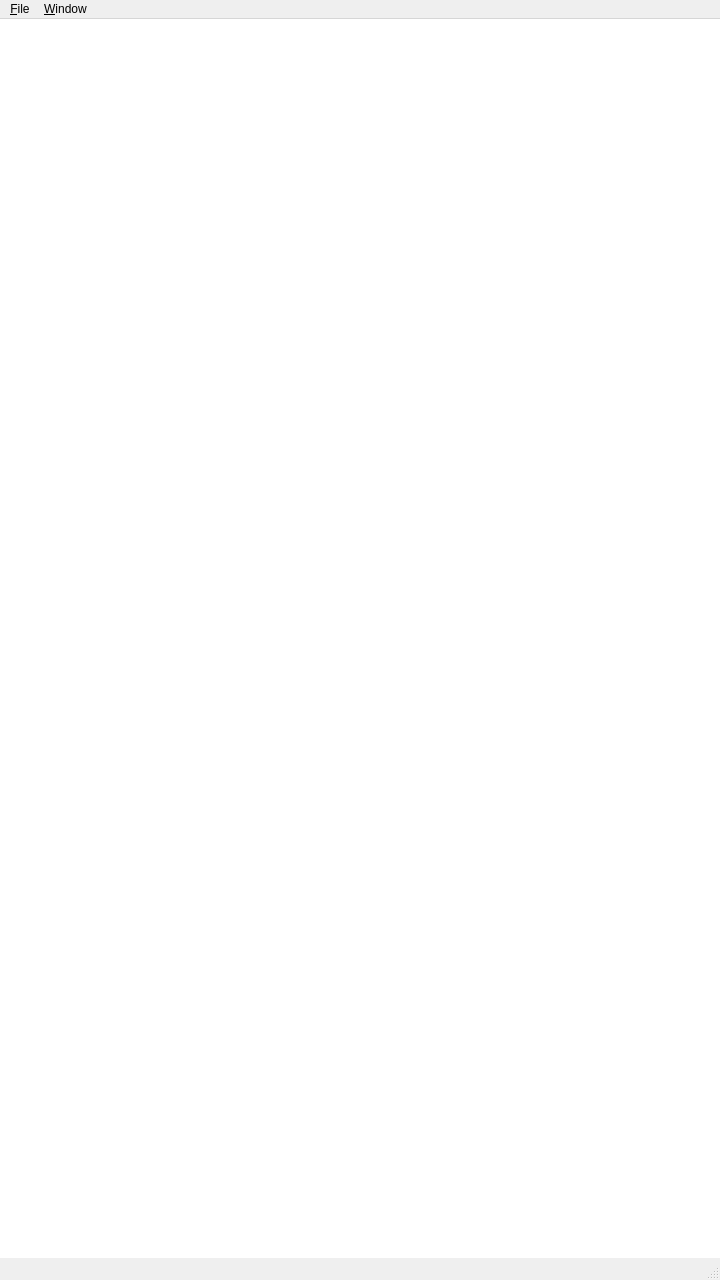
<?xml version="1.0" encoding="UTF-8"?>
<ui version="4.0">
 <class>MainWindow</class>
 <widget class="QMainWindow" name="MainWindow">
  <property name="geometry">
   <rect>
    <x>0</x>
    <y>0</y>
    <width>720</width>
    <height>1280</height>
   </rect>
  </property>
  <property name="sizePolicy">
   <sizepolicy hsizetype="Preferred" vsizetype="Preferred">
    <horstretch>0</horstretch>
    <verstretch>0</verstretch>
   </sizepolicy>
  </property>
  <property name="windowTitle">
   <string>OpenIVI Mobility HTML5</string>
  </property>
  <widget class="QWidget" name="centralWidget">
   <layout class="QHBoxLayout" name="horizontalLayout">
    <property name="spacing">
     <number>0</number>
    </property>
    <property name="leftMargin">
     <number>0</number>
    </property>
    <property name="topMargin">
     <number>0</number>
    </property>
    <property name="rightMargin">
     <number>0</number>
    </property>
    <property name="bottomMargin">
     <number>0</number>
    </property>
    <item>
     <widget class="WebGraphicView" name="graphicsView">
      <property name="minimumSize">
       <size>
        <width>300</width>
        <height>300</height>
       </size>
      </property>
      <property name="frameShape">
       <enum>QFrame::NoFrame</enum>
      </property>
      <property name="verticalScrollBarPolicy">
       <enum>Qt::ScrollBarAlwaysOff</enum>
      </property>
      <property name="horizontalScrollBarPolicy">
       <enum>Qt::ScrollBarAlwaysOff</enum>
      </property>
      <property name="sizeAdjustPolicy">
       <enum>QAbstractScrollArea::AdjustToContents</enum>
      </property>
     </widget>
    </item>
   </layout>
  </widget>
  <widget class="QMenuBar" name="menuBar_">
   <property name="geometry">
    <rect>
     <x>0</x>
     <y>0</y>
     <width>720</width>
     <height>30</height>
    </rect>
   </property>
   <widget class="QMenu" name="menu_File">
    <property name="title">
     <string>&amp;File</string>
    </property>
    <addaction name="actionOpen_URL"/>
    <addaction name="actionBluetooth"/>
    <addaction name="separator"/>
    <addaction name="action_Quit"/>
   </widget>
   <widget class="QMenu" name="menu_Window">
    <property name="title">
     <string>&amp;Window</string>
    </property>
    <addaction name="action_Full_Screen"/>
   </widget>
   <addaction name="menu_File"/>
   <addaction name="menu_Window"/>
  </widget>
  <widget class="QStatusBar" name="statusBar_"/>
  <action name="action_Quit">
   <property name="text">
    <string>&amp;Quit</string>
   </property>
  </action>
  <action name="actionOpen_URL">
   <property name="text">
    <string>&amp;Open File...</string>
   </property>
  </action>
  <action name="action_Full_Screen">
   <property name="text">
    <string>&amp;Full Screen (F11)</string>
   </property>
   <property name="iconText">
    <string>Full Screen</string>
   </property>
  </action>
  <action name="action_No_Data">
   <property name="checkable">
    <bool>true</bool>
   </property>
   <property name="text">
    <string>&amp;Stop</string>
   </property>
   <property name="iconText">
    <string>Stop</string>
   </property>
  </action>
  <action name="actionFrom_file">
   <property name="checkable">
    <bool>true</bool>
   </property>
   <property name="checked">
    <bool>true</bool>
   </property>
   <property name="text">
    <string>From file</string>
   </property>
  </action>
  <action name="actionFrom_CAN_bus">
   <property name="checkable">
    <bool>true</bool>
   </property>
   <property name="text">
    <string>From CAN bus</string>
   </property>
   <property name="toolTip">
    <string>From CAN bus</string>
   </property>
  </action>
  <action name="actionBluetooth">
   <property name="text">
    <string>Manage Bluetooth Devices...</string>
   </property>
  </action>
 </widget>
 <layoutdefault spacing="6" margin="11"/>
 <customwidgets>
  <customwidget>
   <class>WebGraphicView</class>
   <extends>QGraphicsView</extends>
   <header>webgraphicview.h</header>
  </customwidget>
 </customwidgets>
 <resources/>
 <connections/>
</ui>
